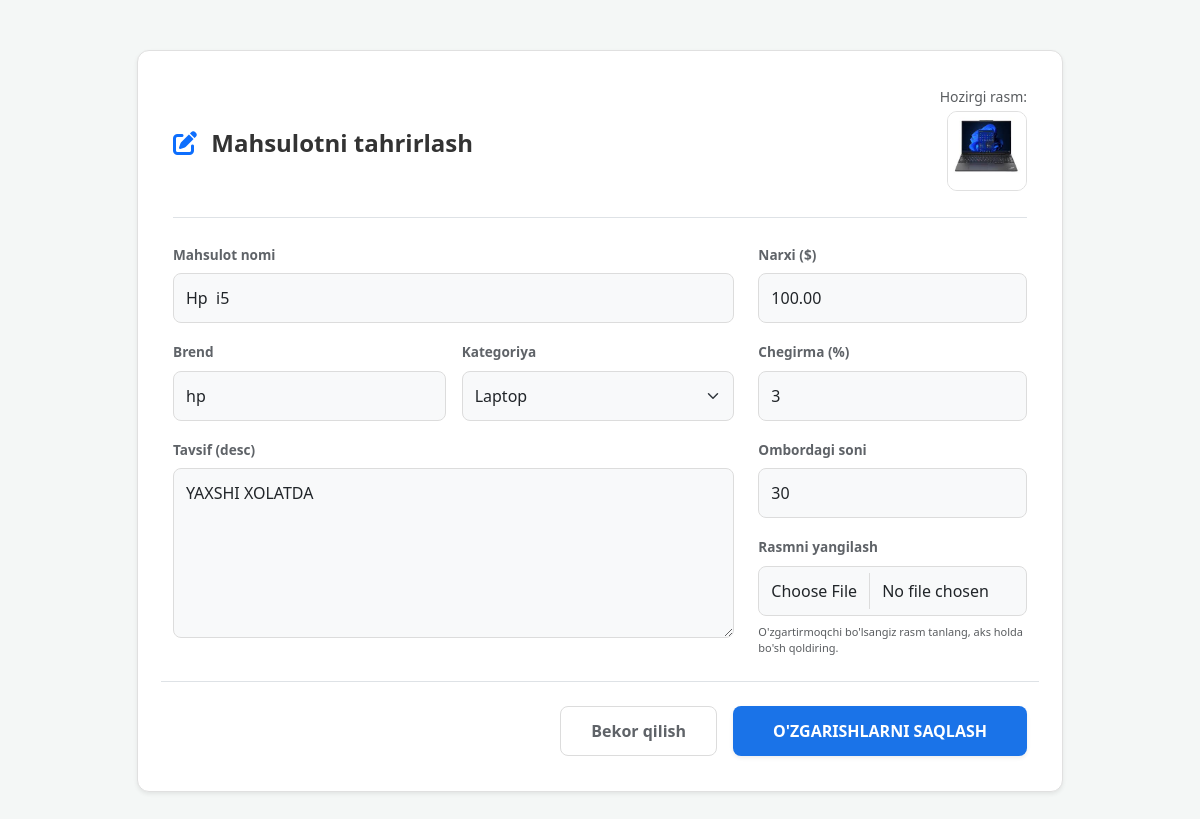
Page /admin-panel/products/edit/8/ on the committed database.
### products/models.py (models this page shows, shortened)
class Product(models.Model):
    category=models.ForeignKey(Category, on_delete=models.CASCADE,related_name='products')
    title=models.CharField(max_length=100)
    brand=models.CharField(max_length=100)
    price=models.DecimalField(max_digits=10, decimal_places=2)
    discount_price=models.DecimalField(max_digits=10, decimal_places=2, blank=True, null=True)
    precent=models.IntegerField()
    main_image=models.ImageField(upload_to='product_images/',null=True,blank=True)
    desc=models.TextField()
    stock=models.IntegerField()

class Category(models.Model):
    title=models.CharField(max_length=100)
    image=models.ImageField(upload_to='category_image/', null=True, blank=True)

### products/admin_view.py (the view, shortened to what this page needs)
# urls.py: path('admin-panel/products/edit/<int:pk>/', AdminProductUpdateView.as_view(), name='admin_product_update'),
class AdminProductUpdateView(View):
    def get(self, request, pk):
        product = get_object_or_404(Product, id=pk)
        categories = Category.objects.all()
        return render(request, 'admin/admin_product_update.html', {
            'product': product,
            'categories': categories
        })

### templates/admin/admin_product_update.html (shortened to what this page needs)
<!DOCTYPE html>
<html lang="uz">
<head>
    <link href="https://cdn.jsdelivr.net/npm/bootstrap@5.3.0/dist/css/bootstrap.min.css" rel="stylesheet">
    <link rel="stylesheet" href="https://cdnjs.cloudflare.com/ajax/libs/font-awesome/6.4.0/css/all.min.css">
</head>
<body>
    <div class="container">
        <div class="row justify-content-center">
            <div class="col-lg-10">
                <div class="content-card shadow-sm">
                    <div class="d-flex justify-content-between align-items-center border-bottom pb-3 mb-4">
                        <h4 class="fw-bold m-0"><i class="fas fa-edit me-2 text-primary"></i> Mahsulotni tahrirlash</h4>
                        <div class="text-end">
                            {% if product.main_image %}
                                <small class="text-muted d-block mb-1">Hozirgi rasm:</small>
                                <img src="{{ product.main_image.url }}" class="current-img-preview">
                            {% endif %}
                        </div>
                    </div>
                    <form method="POST" enctype="multipart/form-data">
                        <div class="row g-4">
                            <div class="col-md-8">
                                <div class="row g-3">
                                    <div class="col-12">
                                        <label class="form-label">Mahsulot nomi</label>
                                        <input type="text" name="title" value="{{ product.title }}" class="form-control" required>
                                    </div>
                                    <div class="col-md-6">
                                        <label class="form-label">Brend</label>
                                        <input type="text" name="brand" value="{{ product.brand }}" class="form-control" required>
                                    </div>
                                    <div class="col-md-6">
                                        <label class="form-label">Kategoriya</label>
                                        <select name="category" class="form-select">
                                            {% for cat in categories %}
                                                <option value="{{ cat.id }}" {% if cat.id == product.category.id %}selected{% endif %}>{{ cat.title }}</option>
                                            {% endfor %}
                                        </select>
                                    </div>
                                    <div class="col-12">
                                        <label class="form-label">Tavsif (desc)</label>
                                        <textarea name="desc" rows="6" class="form-control">{{ product.desc }}</textarea>
                                    </div>
                                </div>
                            </div>
                            <div class="col-md-4">
                                <div class="row g-3">
                                    <div class="col-12">
                                        <label class="form-label">Narxi ($)</label>
                                        <input type="number" step="0.01" name="price" value="{{ product.price }}" class="form-control" required>
                                    </div>
                                    <div class="col-12">
                                        <label class="form-label">Chegirma (%)</label>
                                        <input type="number" name="precent" value="{{ product.precent }}" class="form-control" required>
                                    </div>
                                    <div class="col-12">
                                        <label class="form-label">Ombordagi soni</label>
                                        <input type="number" name="stock" value="{{ product.stock }}" class="form-control" required>
                                    </div>
                                    <div class="col-12">
                                        <label class="form-label">Rasmni yangilash</label>
                                        <input type="file" name="main_image" class="form-control">
                                        <small class="text-muted mt-2 d-block" style="font-size: 11px;">O'zgartirmoqchi bo'lsangiz rasm tanlang, aks holda bo'sh qoldiring.</small>
                                    </div>
                                </div>
                            </div>
                            <div class="col-12 border-top pt-4 mt-4 d-flex justify-content-end gap-3">
                                <a href="{% url 'admin_dashboard' %}" class="btn-cancel">Bekor qilish</a>
                                <button type="submit" class="btn btn-save shadow-sm">O'ZGARISHLARNI SAQLASH</button>
                            </div>
                        </div>
                    </form>
                </div>
            </div>
        </div>
    </div>
</body>
</html>

### templates/admin/admin_product_update.html (style rules this page uses)
body { background-color: #f4f7f6; color: #333; font-family: 'Segoe UI', Tahoma, Geneva, Verdana, sans-serif; padding: 50px 0; }
.content-card { background: #ffffff; border: 1px solid #e0e0e0; border-radius: 12px; padding: 35px; box-shadow: 0 4px 6px rgba(0,0,0,0.05); }
.form-label { color: #5f6368; font-size: 0.85rem; font-weight: 600; margin-bottom: 8px; }
.form-control, .form-select { background-color: #f8f9fa; border: 1px solid #dcdcdc; border-radius: 8px; padding: 12px; }
.current-img-preview { width: 80px; height: 80px; border-radius: 10px; object-fit: cover; border: 1px solid #e0e0e0; margin-bottom: 10px; }
.btn-save { background-color: #1a73e8; color: white; border: none; padding: 12px 40px; border-radius: 8px; font-weight: 600; }
.btn-cancel { background-color: #fff; color: #5f6368; border: 1px solid #dcdcdc; padding: 12px 30px; border-radius: 8px; font-weight: 600; text-decoration: none; }

### rows in the picture
Product: main_image (picture), title "Hp i5", brand "hp", category "Laptop", desc "YAXSHI XOLATDA", price "100.00", precent "3", stock "30"
